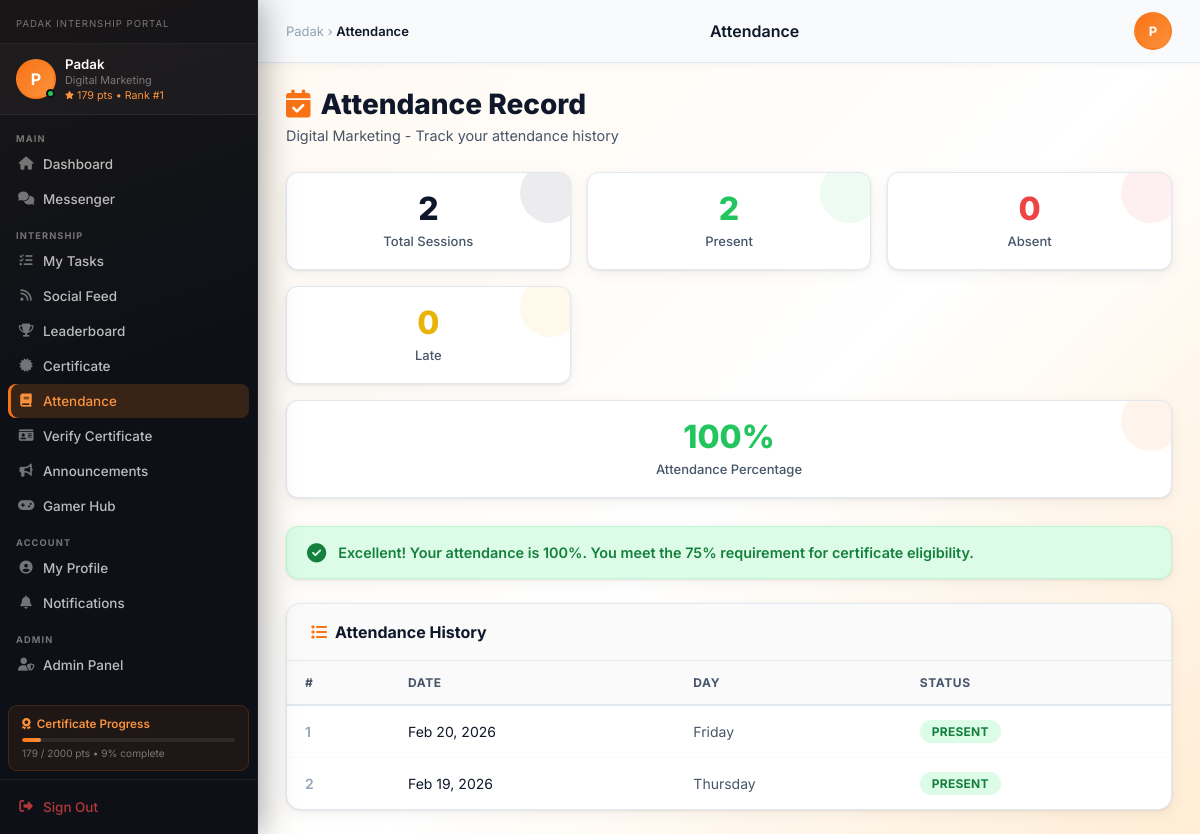
Screenshot of /attendance.php (signed in) with the database file from the repository.
### tables this page shows
CREATE TABLE `internship_students` (
  `id` int(11) NOT NULL,
  `full_name` varchar(150) NOT NULL,
  `email` varchar(255) NOT NULL,
  `phone` varchar(20) DEFAULT NULL,
  `password` varchar(255) NOT NULL,
  `college_name` varchar(255) DEFAULT NULL,
  `degree` varchar(150) DEFAULT NULL,
  `year_of_study` enum('1st Year','2nd Year','3rd Year','4th Year','Graduate') DEFAULT '1st Year',
  `domain_interest` varchar(150) DEFAULT NULL,
  `profile_photo` varchar(255) DEFAULT NULL,
  `bio` text DEFAULT NULL,
  `linkedin_url` varchar(255) DEFAULT NULL,
  `github_url` varchar(255) DEFAULT NULL,
  `remember_token` varchar(255) DEFAULT NULL,
  `token_expires_at` datetime DEFAULT NULL,
  `is_active` tinyint(1) DEFAULT 1,
  `is_online` tinyint(1) DEFAULT 0,
  `last_seen` datetime DEFAULT NULL,
  `email_verified` tinyint(1) DEFAULT 0,
  `total_points` int(11) DEFAULT 0,
  `internship_status` enum('pending','active','completed','withdrawn') DEFAULT 'active',
  `created_at` datetime DEFAULT current_timestamp(),
  `updated_at` datetime DEFAULT current_timestamp() ON UPDATE current_timestamp()
);

CREATE TABLE `student_attendance` (
  `id` int(11) NOT NULL,
  `student_id` int(11) NOT NULL,
  `batch_id` int(11) DEFAULT NULL,
  `date` date DEFAULT NULL,
  `status` enum('active','inactive','completed','dropped','present','absent','late') DEFAULT 'active',
  `enrolled_date` timestamp NOT NULL DEFAULT current_timestamp(),
  `marked_by` varchar(100) DEFAULT NULL
);

### config.php (called while the page is built, shortened)
<?php
class PadakDatabase {
    private static $instance = null;
    private $conn;
    private function __construct() {
        $this->conn = new mysqli(PADAK_DB_HOST, PADAK_DB_USER, PADAK_DB_PASS, PADAK_DB_NAME);
        $this->conn->set_charset("utf8mb4");
    }
    public static function getInstance() {
        if (self::$instance === null) {
            self::$instance = new PadakDatabase();
        }
        return self::$instance;
    }
    public function getConnection() {
        return $this->conn;
    }
}
function getPadakDB() {
    return PadakDatabase::getInstance()->getConnection();
}
class StudentAuth {
    private $db;
    public function __construct() {
        $this->db = getPadakDB();
    }
    public function isLoggedIn() {
        return isset($_SESSION['student_id']) && !empty($_SESSION['student_id']);
    }
    public function getCurrentStudent() {
        $id = (int)$_SESSION['student_id'];
        $stmt = $this->db->prepare("SELECT id, full_name, email, phone, college_name, degree, year_of_study, domain_interest, profile_photo, created_at FROM internship_students WHERE id = ? AND is_active = 1");
        $stmt->bind_param("i", $id);
        $stmt->execute();
        $result = $stmt->get_result();
        return $result->fetch_assoc();
    }
}
?>

### attendance.php (the view, shortened to what this page needs)
<?php
require_once 'config.php';
$auth = new StudentAuth();
$student = $auth->getCurrentStudent();
$db = getPadakDB();
$sid = (int)$student['id'];
$attLogs = [];
$ar = $db->query("SELECT * FROM student_attendance WHERE student_id=$sid AND date IS NOT NULL AND status IN ('present','absent','late') ORDER BY date DESC LIMIT 60");
while ($ar && $row = $ar->fetch_assoc()) {
    $attLogs[] = $row;
}
$total = count($attLogs);
$present = count(array_filter($attLogs, fn($a) => $a['status']==='present'));
$absent = count(array_filter($attLogs, fn($a) => $a['status']==='absent'));
$late = count(array_filter($attLogs, fn($a) => $a['status']==='late'));
$pct = $total > 0 ? round(($present/$total)*100) : 0;
$domain = $student['domain_interest'] ?? 'Your domain';
$activePage = 'attendance';
?>
<!DOCTYPE html>
<html lang="en">
<head>
<link rel="stylesheet" href="https://cdnjs.cloudflare.com/ajax/libs/font-awesome/6.4.0/css/all.min.css">
</head>
<body>
<?php include 'sidebar.php'; ?>
<div class="page-wrap">
    <div class="topbar">
        <div class="topbar-breadcrumb">
            Padak › <span>Attendance</span>
        </div>
        <div class="topbar-title">Attendance</div>
        <a href="profile.php" class="topbar-avatar" title="<?php echo htmlspecialchars($student['full_name']); ?>">
            <?php echo $initials; ?>
        </a>
    </div>
    <div class="main-content">
        <div class="page-header">
            <h1>
                <i class="fas fa-calendar-check"></i>
                Attendance Record
            </h1>
            <p class="page-subtitle">
                <?php echo htmlspecialchars($domain); ?> - Track your attendance history
            </p>
        </div>
        <div class="stats-grid">
            <div class="stat-card total">
                <div class="stat-value"><?php echo $total; ?></div>
                <div class="stat-label">Total Sessions</div>
            </div>
            <div class="stat-card present">
                <div class="stat-value"><?php echo $present; ?></div>
                <div class="stat-label">Present</div>
            </div>
            <div class="stat-card absent">
                <div class="stat-value"><?php echo $absent; ?></div>
                <div class="stat-label">Absent</div>
            </div>
            <div class="stat-card late">
                <div class="stat-value"><?php echo $late; ?></div>
                <div class="stat-label">Late</div>
            </div>
            <div class="stat-card percentage">
                <div class="stat-value" style="color:<?php echo $pct>=75?'var(--green)':'var(--red)'; ?>;">
                    <?php echo $pct; ?>%
                </div>
                <div class="stat-label">Attendance Percentage</div>
            </div>
        </div>
        <?php if ($total > 0): ?>
        <div class="pct-alert <?php echo $pct>=75?'alert-good':'alert-warn'; ?>">
            <i class="fas fa-<?php echo $pct>=75?'circle-check':'triangle-exclamation'; ?>"></i>
            <span>
                <?php if ($pct >= 75): ?>
                    Excellent! Your attendance is <?php echo $pct; ?>%. You meet the 75% requirement for certificate eligibility.
                <?php else: ?>
                    Warning: Your attendance is <?php echo $pct; ?>%. Minimum 75% required for certificate eligibility.
                <?php endif; ?>
            </span>
        </div>
        <?php endif; ?>
        <div class="table-section">
            <div class="table-header">
                <h2>
                    <i class="fas fa-list"></i>
                    Attendance History
                </h2>
            </div>
            <?php if (empty($attLogs)): ?>
            <div class="empty-state">
                <i class="fas fa-calendar-xmark"></i>
                <p>No attendance records yet. Records will appear once your coordinator marks attendance.</p>
            </div>
            <?php else: ?>
            <div class="table-wrapper">
                <table class="att-table">
                    <thead>
                        <tr>
                            <th>#</th>
                            <th>Date</th>
                            <th>Day</th>
                            <th>Status</th>
                        </tr>
                    </thead>
                    <tbody>
                        <?php foreach ($attLogs as $i => $att): ?>
                        <tr>
                            <td><?php echo $i+1; ?></td>
                            <td><?php echo date('M d, Y', strtotime($att['date'])); ?></td>
                            <td style="color:var(--text2);">
                                <?php echo date('l', strtotime($att['date'])); ?>
                            </td>
                            <td>
                                <span class="status-pill sp-<?php echo $att['status']; ?>">
                                    <?php echo ucfirst($att['status']); ?>
                                </span>
                            </td>
                        </tr>
                        <?php endforeach; ?>
                    </tbody>
                </table>
            </div>
            <?php endif; ?>
        </div>
    </div>
</div>
</body>
</html>

### sidebar.php (shortened to what this page needs)
<?php
$db = getPadakDB();
$sid = (int)$_SESSION['student_id'];
$notifCount = 0;
$r = $db->query("SELECT COUNT(*) as c FROM student_notifications WHERE student_id=$sid AND is_read=0");
if ($r) $notifCount = (int)$r->fetch_assoc()['c'];
$msgCount = 0;
$r2 = $db->query("SELECT COUNT(*) as c FROM chat_messages cm JOIN chat_room_members crm ON crm.room_id=cm.room_id AND crm.student_id=$sid WHERE cm.sender_id!=$sid AND cm.is_deleted=0 AND (crm.last_read_at IS NULL OR cm.created_at > crm.last_read_at)");
if ($r2) $msgCount = (int)$r2->fetch_assoc()['c'];
$pendingTasks = 0;
$r3 = $db->query("SELECT COUNT(*) as c FROM internship_tasks t LEFT JOIN task_submissions ts ON ts.task_id=t.id AND ts.student_id=$sid WHERE t.status='active' AND ts.id IS NULL AND (t.assigned_to_student IS NULL OR t.assigned_to_student=$sid)");
if ($r3) $pendingTasks = (int)$r3->fetch_assoc()['c'];
$pointsResult = $db->query("SELECT COALESCE(SUM(points), 0) as total FROM student_points_log WHERE student_id=$sid");
$points = $pointsResult ? (int)$pointsResult->fetch_assoc()['total'] : 0;
$db->query("UPDATE internship_students SET total_points=$points WHERE id=$sid AND total_points!=$points");
$rankResult = $db->query("SELECT COUNT(*)+1 as rnk FROM internship_students WHERE total_points > $points AND is_active=1");
$rank = $rankResult ? (int)$rankResult->fetch_assoc()['rnk'] : '-';
$certThreshold = 2000;
$progress = min(100, round(($points / $certThreshold) * 100));
$navMain = [
    ['key'=>'dashboard',    'label'=>'Dashboard',     'icon'=>'fas fa-home',         'href'=>'dashboard.php'],
    ['key'=>'messenger',    'label'=>'Messenger',      'icon'=>'fas fa-comments',     'href'=>'messenger.php', 'badge'=>$msgCount],
];
$navInternship = [
    ['key'=>'tasks',        'label'=>'My Tasks',       'icon'=>'fas fa-tasks',        'href'=>'tasks.php',     'badge'=>$pendingTasks],
    ['key'=>'social feed',  'label'=>'Social Feed',    'icon'=>'fas fa-rss',       'href'=>'social_feed.php'],
    ['key'=>'leaderboard',  'label'=>'Leaderboard',    'icon'=>'fas fa-trophy',       'href'=>'leaderboard.php'],
    ['key'=>'certificate',  'label'=>'Certificate', 'icon'=>'fas fa-certificate',  'href'=>'certificate.php'],
    ['key'=>'attendance',    'label'=>'Attendance',      'icon'=>'fas fa-book',         'href'=>'attendance.php'],
    ['key'=>'verify certificate',    'label'=>'Verify Certificate',      'icon'=>'fas fa-id-card',         'href'=>'verify_certificate.php'],
    ['key'=>'announcements',    'label'=>'Announcements',      'icon'=>'fas fa-bullhorn',         'href'=>'announcements.php'],
    ['key'=>'game',  'label'=>'Gamer Hub', 'icon'=>'fas fa-gamepad',  'href'=>'game.php'],
];
$navAccount = [
    ['key'=>'profile',         'label'=>'My Profile',     'icon'=>'fas fa-user-circle',  'href'=>'profile.php'],
    ['key'=>'notifications',   'label'=>'Notifications',  'icon'=>'fas fa-bell',         'href'=>'notifications.php', 'badge'=>$notifCount],
];
$navAdmin = [
        ['key'=>'admin',  'label'=>'Admin Panel', 'icon'=>'fas fa-user-shield',  'href'=>'admin.php'],
    ];
$initials = strtoupper(substr($student['full_name'], 0, 1));
?>
<aside class="student-sidebar" id="studentSidebar">
    <div class="sb-logo">
        <div class="sb-logo-text">
            <span class="sb-tagline">Padak Internship Portal</span>
        </div>
    </div>
    <div class="sb-profile">
        <div class="sb-avatar-wrap">
            <?php if (!empty($student['profile_photo'])): ?>
                <div class="sb-avatar-letter" style="display:none;"><?php echo $initials; ?></div>
            <?php else: ?>
                <div class="sb-avatar-letter"><?php echo $initials; ?></div>
            <?php endif; ?>
            <span class="sb-online-dot"></span>
        </div>
        <div class="sb-user-info">
            <div class="sb-user-name"><?php echo htmlspecialchars(substr($student['full_name'], 0, 20)); ?></div>
            <div class="sb-user-role"><?php echo htmlspecialchars($student['domain_interest'] ?: 'Intern'); ?></div>
            <div class="sb-user-pts"><i class="fas fa-star fa-xs"></i> <?php echo number_format($points); ?> pts &bull; Rank #<?php echo $rank; ?></div>
        </div>
    </div>
    <nav class="sb-nav">
        <div class="sb-nav-group">
            <span class="sb-group-label">MAIN</span>
            <?php foreach ($navMain as $item): $active = $activePage === $item['key']; ?>
            <a href="<?php echo $item['href']; ?>" class="sb-nav-item <?php echo $active ? 'active' : ''; ?>">
                <i class="<?php echo $item['icon']; ?> sb-nav-icon"></i>
                <span><?php echo $item['label']; ?></span>
            </a>
            <?php endforeach; ?>
        </div>
        <div class="sb-nav-group">
            <span class="sb-group-label">INTERNSHIP</span>
            <?php foreach ($navInternship as $item): $active = $activePage === $item['key']; ?>
            <a href="<?php echo $item['href']; ?>" class="sb-nav-item <?php echo $active ? 'active' : ''; ?>">
                <i class="<?php echo $item['icon']; ?> sb-nav-icon"></i>
                <span><?php echo $item['label']; ?></span>
            </a>
            <?php endforeach; ?>
        </div>
        <div class="sb-nav-group">
            <span class="sb-group-label">ACCOUNT</span>
            <?php foreach ($navAccount as $item): $active = $activePage === $item['key']; ?>
            <a href="<?php echo $item['href']; ?>" class="sb-nav-item <?php echo $active ? 'active' : ''; ?>">
                <i class="<?php echo $item['icon']; ?> sb-nav-icon"></i>
                <span><?php echo $item['label']; ?></span>
            </a>
            <?php endforeach; ?>
        </div>
        <?php if (!empty($navAdmin)): ?>
        <div class="sb-nav-group">
            <span class="sb-group-label">ADMIN</span>
            <?php foreach ($navAdmin as $item): $active = $activePage === $item['key']; ?>
            <a href="<?php echo $item['href']; ?>" class="sb-nav-item <?php echo $active ? 'active' : ''; ?>">
                <i class="<?php echo $item['icon']; ?> sb-nav-icon"></i>
                <span><?php echo $item['label']; ?></span>
            </a>
            <?php endforeach; ?>
        </div>
        <?php endif; ?>
    </nav>
    <div class="sb-cert-card">
        <div class="sb-cert-head">
            <i class="fas fa-award"></i>
            <span>Certificate Progress</span>
        </div>
        <div class="sb-cert-bar-bg"><div class="sb-cert-bar" style="width:<?php echo $progress; ?>%"></div></div>
        <div class="sb-cert-foot"><?php echo $points; ?> / <?php echo $certThreshold; ?> pts &bull; <?php echo $progress; ?>% complete</div>
    </div>
    <div class="sb-footer">
        <a href="logout.php" class="sb-logout" onclick="return confirm('Sign out of Padak?')">
            <i class="fas fa-sign-out-alt"></i><span>Sign Out</span>
        </a>
    </div>
</aside>

### rows the page displays
internship_students: full_name "P", full_name "Padak", domain_interest "Digital Marketing"
student_attendance: date "Feb 20, 2026", date "Friday", status "PRESENT"
student_attendance: date "Feb 19, 2026", date "Thursday", status "PRESENT"

### other values shown
$points "179"
$rank "1"
$item['label'] "Dashboard"
$item['label'] "Messenger"
$item['label'] "My Tasks"
$item['label'] "Social Feed"
$item['label'] "Leaderboard"
$item['label'] "Certificate"
$item['label'] "Attendance"
$item['label'] "Verify Certificate"
$item['label'] "Announcements"
$item['label'] "Gamer Hub"
$item['label'] "My Profile"
$item['label'] "Notifications"
$item['label'] "Admin Panel"
